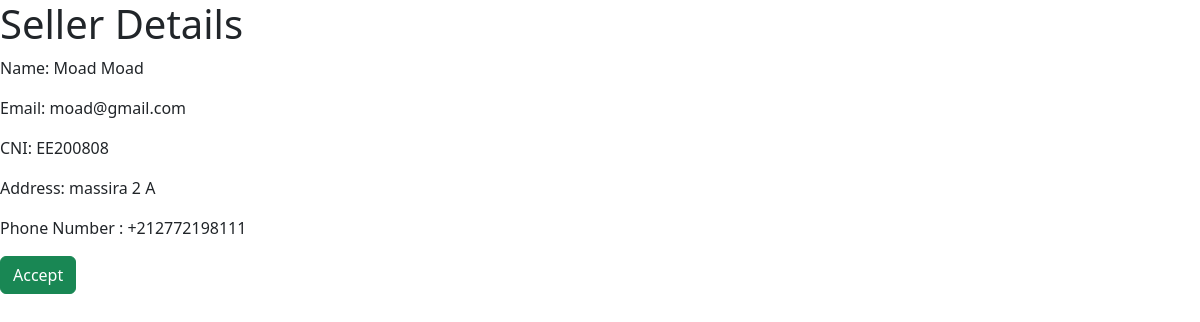
/admin_panel/detail/5/, run on the app's committed database.
### seller/models.py (models this page shows, shortened)
class SellerProfile(models.Model):
    user = models.OneToOneField(User, on_delete=models.CASCADE)
    first_name = models.CharField(max_length=150, blank=False, null=False)
    last_name = models.CharField(max_length=150, blank=False, null=False)
    cni = models.CharField(max_length=8, validators=[cni_validator])
    email = models.EmailField(unique=True, blank=False, null=False)
    image = models.ImageField(upload_to='seller/')
    address = models.TextField()
    phone_number = models.CharField(max_length=100, default='')
    is_seller = models.BooleanField(default=True)

### admin_panel/views.py (the view)
# urls.py: path('detail/<int:seller_id>/', details, name='seller_detail'),
def details(requset, seller_id):
    seller = SellerProfile.objects.get(id=seller_id)
    return render(requset, 'seller_detail.html', {'seller':seller})

### admin_panel/templates/seller_detail.html
{% load bootstrap5 %}
{% bootstrap_css %}
<h1>Seller Details</h1>
<p>Name: {{ seller.first_name }} {{ seller.last_name }}</p>
<p>Email: {{ seller.email }}</p>
<p>CNI: {{seller.cni}}</p>
<p>Address: {{seller.address}}</p>
<p>Phone Number : {{seller.phone_number}}</p>
<button type="'button" class="btn btn-success">Accept</button>

### data on the page
SellerProfile: first_name "Moad", last_name "Moad", email "moad@gmail.com", cni "EE200808", address "massira 2 A", phone_number "+212772198111"
